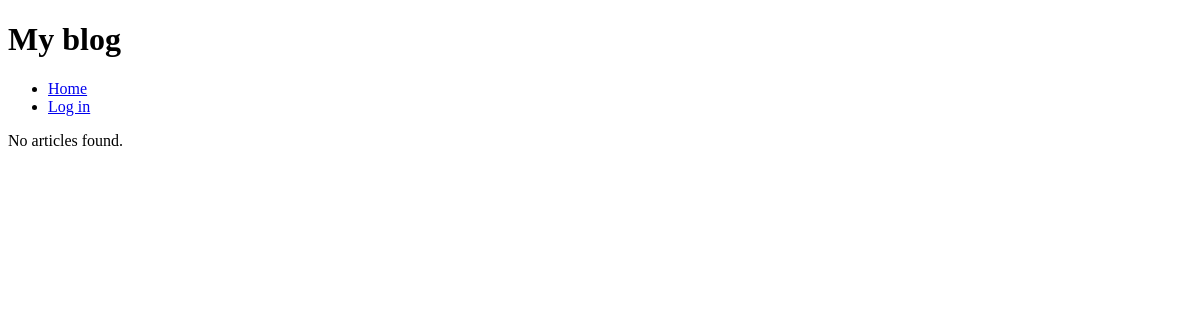
Page /?page=2 on the earlier database version.
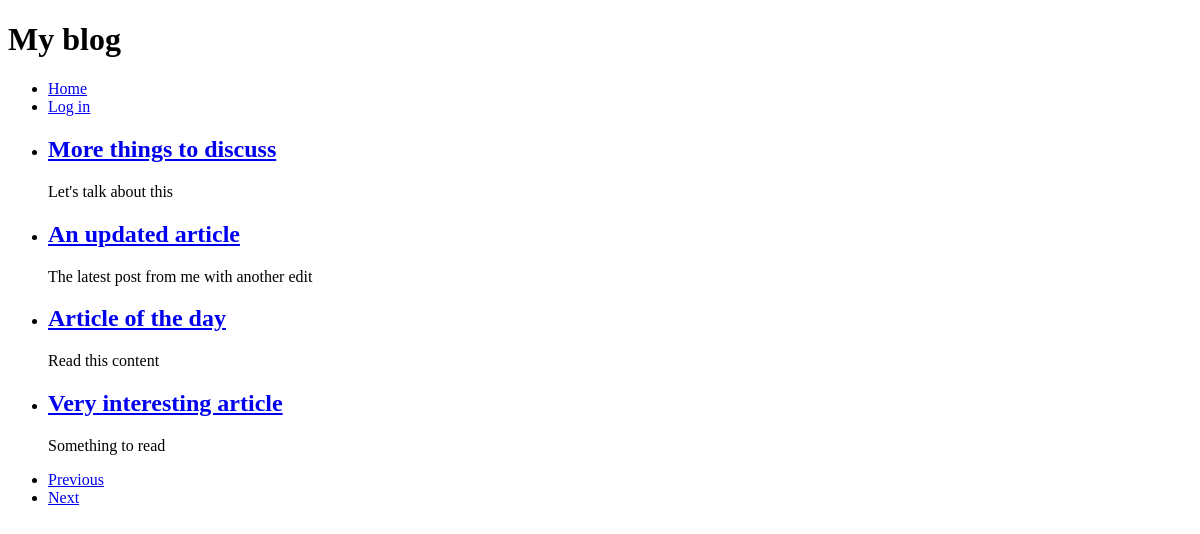
Same page on the later database version.
### tables this page shows
CREATE TABLE `article` (
  `id` int(11) NOT NULL,
  `title` varchar(128) NOT NULL,
  `content` text NOT NULL,
  `published_at` datetime DEFAULT NULL,
  `image_file` varchar(200) DEFAULT NULL
);

### classes/Auth.php (called while the page is built, shortened)
<?php
class Auth {
    public static function isLoggedIn() {
        return isset($_SESSION['is_logged_in']) && $_SESSION['is_logged_in'];
    }
}

### classes/Article.php (called while the page is built, shortened)
<?php
class Article {
    public static function getPage($conn, $limit, $offset) {
        $sql = "SELECT * FROM article ORDER BY published_at LIMIT :limit OFFSET :offset";
        $stmt = $conn->prepare($sql);
        $stmt->bindValue(':limit', $limit, PDO::PARAM_INT);
        $stmt->bindValue(':offset', $offset, PDO::PARAM_INT);
        $stmt->execute();
        return $stmt->fetchAll(PDO::FETCH_ASSOC);
    }
    public static function getTotal($conn) {
        return $conn->query('SELECT COUNT(*) FROM article')->fetchColumn();
    }
}

### classes/Paginator.php (called while the page is built, shortened)
<?php
class Paginator {
    public function __construct($page, $records_per_page, $total_records) {
        $this->limit = $records_per_page;
        $page = filter_var($page, FILTER_VALIDATE_INT, [
            'options' => [
                'default' => 1,
                'min_range' => 1
            ]
        ]);
        if ($page > 1) {
            $this->previous = $page - 1;
        }
        $total_pages = ceil($total_records / $records_per_page);
        if ($page < $total_pages) {
            $this->next = $page + 1;
        }
        $this->offset = $records_per_page * ($page - 1);
    }
}

### index.php (the view, shortened to what this page needs)
<?php
$conn = require 'includes/db.php';
$paginator = new Paginator($_GET['page'] ?? 1, 4, Article::getTotal($conn));
$articles = Article::getPage($conn, $paginator->limit, $paginator->offset);
?>
<?php require 'includes/header.php' ?>
<?php if (empty($articles)) : ?>
    <p>No articles found.</p>
<?php else : ?>
    <ul>
        <?php foreach ($articles as $article) : ?>
            <li>
                <article>
                    <h2><a href="article.php?id=<?= $article['id']; ?>"><?= htmlspecialchars($article['title']); ?></a></h2>
                    <p><?= htmlspecialchars($article['content']); ?></p>
                </article>
            </li>
        <?php endforeach ?>
    </ul>
    <?php require 'includes/pagination.php'; ?>
<?php endif ?>
<?php require 'includes/footer.php' ?>

### includes/header.php (shortened to what this page needs)
<!DOCTYPE html>
<html lang="en">
<head>
</head>
<body>
    <header>
        <h1>My blog</h1>
    </header>
    <nav>
        <ul>
            <li><a href="/cms/">Home</a></li>
            <?php if (Auth::isLoggedIn()) : ?>
                <li><a href="/cms/admin/">Admin</a></li>
                <li><a href="/cms/logout.php">Logout</a></li>
            <?php else : ?>
                <li><a href="/cms/login.php">Log in</a></li>
            <?php endif; ?>
        </ul>
    </nav>
    <main>

### includes/footer.php
</main>
</body>
</html>

### includes/pagination.php
<?php $base = strtok($_SERVER["REQUEST_URI"], '?'); ?>
<nav>
    <ul>
        <li>
            <?php if ($paginator->previous) : ?>
                <a href="<?= $base; ?>?page=<?= $paginator->previous; ?>">Previous</a>
            <?php else : ?>
                Previous
            <?php endif ?>
        </li>
        <li>
            <?php if ($paginator->next) : ?>
                <a href="<?= $base; ?>?page=<?= $paginator->next; ?>">Next</a>
            <?php else : ?>
                Next
            <?php endif ?>
        </li>
    </ul>
</nav>

Differences in the rows shown:
added article: title "More things to discuss", content "Let's talk about this"
added article: title "An updated article", content "The latest post from me with another edit"
added article: title "Article of the day", content "Read this content"
added article: title "Very interesting article", content "Something to read"
Other differences:
text no longer shown: "No articles found."
text now shown: "Previous Next"
